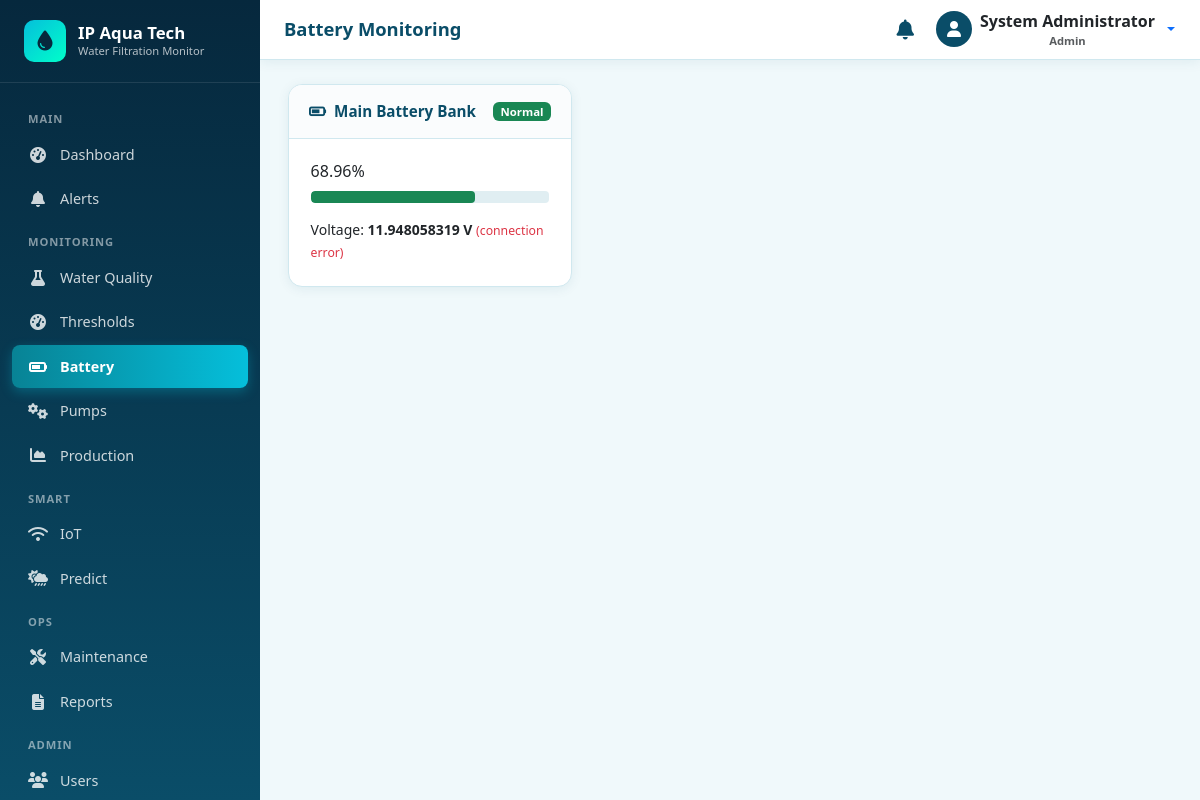
Screenshot of /solar/batteries/ (signed in) with the database file from the repository.
### accounts/models.py (models this page shows, shortened)
class User(AbstractUser):
    class Role(models.TextChoices):
        ADMIN = 'ADMIN', 'Admin'
        OPERATOR = 'OPERATOR', 'Operator'
    role = models.CharField(
        max_length=20,
        choices=Role.choices,
        default=Role.OPERATOR,
        help_text='User role determining access level',
    )
    phone = models.CharField(max_length=20, blank=True)
    is_active = models.BooleanField(default=True)
    created_at = models.DateTimeField(auto_now_add=True)
    updated_at = models.DateTimeField(auto_now=True)
    class Meta:
        ordering = ['-date_joined']
        verbose_name = 'User'
        verbose_name_plural = 'Users'
    @property
    def is_admin_user(self):
        return self.role == self.Role.ADMIN or self.is_superuser

### solar/models.py (models this page shows, shortened)
class Battery(models.Model):
    name = models.CharField(max_length=100, default='Main Battery Bank')
    voltage = models.DecimalField(max_digits=6, decimal_places=2, help_text='Battery voltage (V)')
    percentage = models.DecimalField(max_digits=5, decimal_places=2, help_text='Charge percentage (%)')
    charging_status = models.CharField(
        max_length=20,
        choices=ChargingStatus.choices,
        default=ChargingStatus.IDLE,
    )
    capacity_ah = models.DecimalField(
        max_digits=8, decimal_places=2, default=100, help_text='Capacity (Ah)'
    )
    temperature = models.DecimalField(
        max_digits=5, decimal_places=2, null=True, blank=True, help_text='Battery temp (°C)'
    )
    health_percent = models.DecimalField(
        max_digits=5, decimal_places=2, default=100, help_text='Battery health (%)'
    )
    cycle_count = models.PositiveIntegerField(default=0)
    status = models.CharField(
        max_length=20,
        choices=PowerStatus.choices,
        default=PowerStatus.NORMAL,
    )
    notes = models.TextField(blank=True)
    last_updated = models.DateTimeField(auto_now=True)
    created_at = models.DateTimeField(auto_now_add=True)
    class Meta:
        ordering = ['name']
        verbose_name = 'Battery'
        verbose_name_plural = 'Batteries'

### solar/views.py (the view)
# urls.py: path('batteries/', views.battery_list, name='battery_list'),
@login_required
def battery_list(request):
    batteries = Battery.objects.all()
    latest_solar = SolarSystem.objects.first()
    latest_solar_cache = SensorReadingCache.objects.filter(
        reading_type='solar', source='firebase',
    ).first()
    firebase_voltage = None
    if latest_solar_cache and isinstance(latest_solar_cache.payload, dict):
        firebase_voltage = latest_solar_cache.payload.get(
            'dc_voltage', latest_solar_cache.payload.get('panel_voltage'),
        )
    return render(request, 'solar/battery_list.html', {
        'batteries': batteries,
        'latest_solar': latest_solar,
        'firebase_voltage': firebase_voltage,
        'battery_thresholds': get_monitoring_thresholds().get('battery', {}),
    })

### monitoring/models.py (called while the page is built)
def get_monitoring_thresholds():
    defaults = getattr(settings, 'WATER_QUALITY_THRESHOLDS', {}).copy()
    defaults['battery'] = getattr(settings, 'BATTERY_THRESHOLDS', {}).copy()
    defaults['device_offline_seconds'] = 60
    try:
        configured = MonitoringThreshold.objects.first()
    except (OperationalError, ProgrammingError):
        configured = None
    return configured.as_dict() if configured else defaults

### notifications/context_processors.py (called while the page is built)
def unread_notifications(request):
    if request.user.is_authenticated:
        count = Notification.objects.filter(
            is_read=False,
            is_resolved=False,
        ).filter(
            models_q(request.user)
        ).count()
        recent = Notification.objects.filter(
            is_resolved=False,
        ).filter(
            models_q(request.user)
        )[:5]
        return {
            'unread_notification_count': count,
            'recent_notifications': recent,
        }
    return {
        'unread_notification_count': 0,
        'recent_notifications': [],
    }

def models_q(user):
    from django.db.models import Q
    return Q(recipient__isnull=True) | Q(recipient=user)

### templates/solar/battery_list.html (shortened to what this page needs)
{% extends 'base.html' %}
{% load static %}
{% block page_title %}Battery Monitoring{% endblock %}
{% block content %}
<div class="row g-3">
  {% for battery in batteries %}
  <div class="col-md-6 col-xl-4">
    <div class="card card-aqua h-100">
      <div class="card-header">
        <span><i class="fas fa-battery-three-quarters me-2"></i>{{ battery.name }}</span>
        <span id="batteryLiveBadge" class="badge {% if battery.status == 'NORMAL' %}badge-normal{% elif battery.status == 'WARNING' %}badge-warning{% else %}badge-critical{% endif %}">{{ battery.get_status_display }}</span>
      </div>
      <div class="card-body">
        <div class="stat-value mb-2"><span id="batteryLivePercent">{{ battery.percentage }}</span>%</div>
        <div class="progress progress-aqua mb-3" style="height:12px;">
          <div id="batteryLiveBar" class="progress-bar {% if battery.status == 'CRITICAL' %}bg-danger{% elif battery.status == 'WARNING' %}bg-warning{% else %}bg-success{% endif %}" style="width:{{ battery.percentage }}%"></div>
        </div>
        <p class="mb-1 small">Voltage: <strong><span id="batteryLiveVoltage" data-warning-percent="{{ battery_thresholds.low_warning }}" data-critical-percent="{{ battery_thresholds.low_critical }}" data-empty-voltage="{{ battery_thresholds.empty_voltage }}" data-full-voltage="{{ battery_thresholds.full_voltage }}">{% if firebase_voltage != None %}{{ firebase_voltage }}{% elif latest_solar %}{{ latest_solar.panel_voltage }}{% else %}{{ battery.voltage }}{% endif %}</span> V</strong> <span id="batteryLiveStatus" class="text-muted small">(connecting...)</span></p>
      </div>
    </div>
  </div>
  {% empty %}
  <div class="col-12"><div class="empty-state"><i class="fas fa-battery-empty"></i><p>No batteries configured.</p></div></div>
  {% endfor %}
</div>
{% endblock %}

### templates/base.html (shortened to what this page needs)
{% load static %}
<!DOCTYPE html>
<html lang="en">
<head>
  <link href="https://cdn.jsdelivr.net/npm/bootstrap@5.3.3/dist/css/bootstrap.min.css" rel="stylesheet">
  <link href="https://cdnjs.cloudflare.com/ajax/libs/font-awesome/6.5.1/css/all.min.css" rel="stylesheet">
  <link href="{% static 'css/style.css' %}" rel="stylesheet">
</head>
<body {% if chart_url %}data-chart-url="{{ chart_url }}"{% endif %} {% block body_attrs %}{% endblock %}>
  {% if user.is_authenticated %}
  {% include 'includes/sidebar.html' %}
  <div class="main-wrapper">
    <header class="topbar">
      <div class="d-flex align-items-center gap-3">
        <h1 class="page-title">{% block page_title %}Dashboard{% endblock %}</h1>
      </div>
      <div class="d-flex align-items-center gap-3">
        <a href="{% url 'notifications:notification_list' %}" class="btn btn-link text-aqua position-relative p-1">
          <i class="fas fa-bell fa-lg"></i>
        </a>
        <div class="dropdown">
          <button class="btn btn-link text-decoration-none dropdown-toggle d-flex align-items-center gap-2 p-0" type="button" data-bs-toggle="dropdown">
            <span class="rounded-circle bg-aqua d-inline-flex align-items-center justify-content-center text-white" style="width:36px;height:36px;background:var(--aqua-primary);">
              <i class="fas fa-user"></i>
            </span>
            <span class="d-none d-md-inline text-dark fw-semibold">
              {{ user.get_full_name|default:user.username }}
              <small class="d-block text-muted" style="font-size:0.7rem;">{{ user.get_role_display }}</small>
            </span>
          </button>
        </div>
      </div>
    </header>
    <div class="content-area">
      {% block content %}{% endblock %}
    </div>
  </div>
  {% else %}
    {% block auth_content %}{% endblock %}
  {% endif %}
</body>
</html>

### static/css/style.css (style rules this page uses)
:root { --aqua-primary: #0a4d68; --aqua-secondary: #088395; --aqua-accent: #05bfdb; --aqua-light: #00ffca; --aqua-bg: #f0f9fb; --aqua-sidebar: #06283d; --aqua-sidebar-hover: #0a4d68; --aqua-card: #ffffff; --status-normal: #198754; --status-warning: #ffc107; --status-critical: #dc3545; --status-info: #0dcaf0; --text-dark: #1a1a2e; --text-muted: #6c757d; --border-color: #d0e8ef; --sidebar-width: 260px; --topbar-height: 60px; --radius: 12px; --shadow: 0 2px 12px rgba(10, 77, 104, 0.08); --shadow-lg: 0 8px 30px rgba(10, 77, 104, 0.12); }
* { box-sizing: border-box; }
body { font-family: 'Segoe UI', system-ui, -apple-system, sans-serif; background: var(--aqua-bg); color: var(--text-dark); min-height: 100vh; overflow-x: hidden; }
.main-wrapper { margin-left: var(--sidebar-width); min-height: 100vh; transition: margin-left 0.3s ease; }
.topbar { height: var(--topbar-height); background: var(--aqua-card); border-bottom: 1px solid var(--border-color); display: flex; align-items: center; justify-content: space-between; padding: 0 1.5rem; position: sticky; top: 0; z-index: 1030; box-shadow: var(--shadow); }
.topbar .page-title { font-weight: 700; color: var(--aqua-primary); font-size: 1.15rem; margin: 0; }
.content-area { padding: 1.5rem 1.75rem 2.5rem; max-width: 1280px; }
.card-aqua { background: var(--aqua-card); border-radius: 14px; border: 1px solid var(--border-color); box-shadow: var(--shadow); overflow: hidden; }
.card-aqua .card-header { background: #fafcfd; border-bottom: 1px solid var(--border-color); padding: 0.95rem 1.25rem; font-weight: 650; color: var(--aqua-primary); display: flex; align-items: center; justify-content: space-between; flex-wrap: wrap; gap: 0.5rem; font-size: 0.95rem; }
.card-aqua .card-body { padding: 1.25rem 1.35rem; }
.badge-normal, .badge-status-normal { background-color: var(--status-normal) !important; color: #fff !important; }
.progress-aqua { height: 8px; border-radius: 4px; background: #e0eef2; }
.progress-aqua .progress-bar { border-radius: 4px; }
.text-aqua { color: var(--aqua-primary) !important; }
.fw-semibold { font-weight: 600; }

### rows the page displays
User: get_full_name "System Administrator", role "Admin"
Battery: name "Main Battery Bank", status "Normal", percentage "68.96", firebase_voltage "11.948058319"
